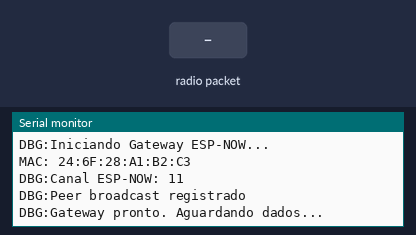
This sketch was run on a simulated ESP32-S3. Parts: the last lines printed to the serial monitor. The inputs (shaded band) are chosen by the test bench.

Above: at 1.7 s.
1.8 s: radio packet "CMD:" arrives
At 3.0 s:
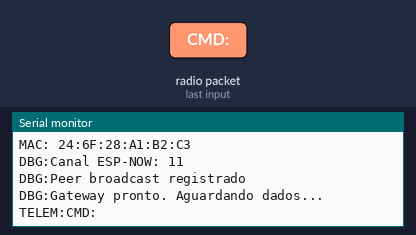
3.3 s: radio packet "1" arrives
At 4.3 s:
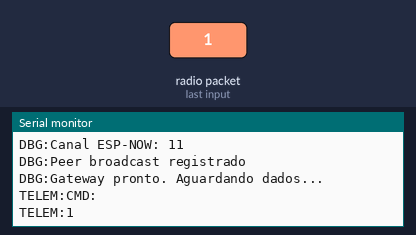

Measured:
- after the input at 1.8 s, the serial monitor: prints a new line at once (image 1)
- after the input at 3.3 s, the serial monitor: prints a new line at once (image 2)

The sketch:

gateway_espnow.ino
```cpp
// =========================================================================
// GATEWAY ESP-NOW — ESP32 (placa auxiliar)
// Ponte bidirecional: ESP-NOW (robô) <-> Serial USB (PC)
// =========================================================================
// INSTRUÇÕES DE USO:
// 1. Grave este firmware em um ESP32 auxiliar via Arduino IDE.
//    Placa: "ESP32 Dev Module".
//    O gateway VALIDADO foi um ESP-WROOM-32 classico (fqbn esp32:esp32:esp32).
//    O ESP32-S3 era o plano original, mas a placa apresentou defeito e nao
//    chegou a ser usado. O codigo e' de placa generica e roda em qualquer
//    ESP32 (classico, S3, C3...).
//    Selecione a porta USB correta.
// 2. Após a gravação, abra o Monitor Serial (115200 baud) e anote o MAC
//    impresso na inicialização. Ex: "MAC: AA:BB:CC:DD:EE:FF"
// 3. Cole o MAC no firmware V4 do robô em config.h:
//    #define ESPNOW_GATEWAY_MAC {0xAA, 0xBB, 0xCC, 0xDD, 0xEE, 0xFF}
// 4. Conecte o gateway ao PC via USB. Rode o Python logger apontando
//    para a porta COM deste gateway.
// =========================================================================
//
// PROTOCOLO SERIAL (PC <-> Gateway):
//   PC -> Gateway: "CMD:<payload>\n"   (ex: "CMD:start\n")
//   Gateway -> PC: "TELEM:{json}\n"   (telemetria recebida do robô)
//   Gateway -> PC: "MAC: XX:XX:...\n" (endereço MAC no boot)
//   Gateway -> PC: "DBG:<msg>\n"      (mensagens de debug)
//
// CANAL ESP-NOW: 11 (definido por ESPNOW_CHANNEL; o robô usa o canal associado)
// =========================================================================

#include <WiFi.h>
#include <esp_now.h>
#include <esp_wifi.h>

// -------------------------------------------------------------------------
// Configurações
// -------------------------------------------------------------------------
#define SERIAL_BAUD       115200
// Canal Wi-Fi do enlace ESP-NOW (1-13).
// DEVE coincidir com o canal da interface do robô. Como o robô fica associado
// ao AP, o canal efetivo dele é o do AP. Se o canal divergir, o envio falha com
// "Peer channel is not equal to the home channel, send fail!".
// Ajuste para o canal do seu AP (o firmware do robô imprime o canal real no boot,
// na linha "[ESPNOW] Canal atual da interface: N").
#define ESPNOW_CHANNEL    11
#define MAX_PAYLOAD       250        // Limite ESP-NOW em bytes

// MAC broadcast — envia para todos os dispositivos ESP-NOW na rede
static uint8_t broadcastMAC[6] = {0xFF, 0xFF, 0xFF, 0xFF, 0xFF, 0xFF};

// Buffer para leitura serial
static String serialBuffer = "";

// -------------------------------------------------------------------------
// Callback: dados recebidos via ESP-NOW (do robô -> gateway)
// Compatível com ESP-IDF v4 (Arduino ESP32 core 2.x) e v5 (core 3.x)
// -------------------------------------------------------------------------
#if defined(ESP_IDF_VERSION_MAJOR) && ESP_IDF_VERSION_MAJOR >= 5
void OnDataRecv(const esp_now_recv_info_t* info, const uint8_t* data, int len) {
#else
void OnDataRecv(const uint8_t* mac_addr, const uint8_t* data, int len) {
#endif
    // Converte o payload de bytes para string (JSON)
    // O robô envia texto JSON terminado em '\0' ou preenchido com zeros
    char buf[MAX_PAYLOAD + 1];
    int copyLen = (len < MAX_PAYLOAD) ? len : MAX_PAYLOAD;
    memcpy(buf, data, copyLen);
    buf[copyLen] = '\0';

    // Remove zeros e espaços à direita (padding do struct)
    int end = copyLen - 1;
    while (end >= 0 && (buf[end] == '\0' || buf[end] == ' ')) {
        end--;
    }
    buf[end + 1] = '\0';

    // Encaminha ao PC via Serial no formato "TELEM:{json}"
    Serial.printf("TELEM:%s\n", buf);
}

// -------------------------------------------------------------------------
// Callback: confirmação de envio ESP-NOW (gateway -> robô)
// A assinatura mudou no ESP-IDF v5 (core 3.x): de (mac, status) para
// (tx_info, status).
// -------------------------------------------------------------------------
#if defined(ESP_IDF_VERSION_MAJOR) && ESP_IDF_VERSION_MAJOR >= 5
void OnDataSent(const wifi_tx_info_t* tx_info, esp_now_send_status_t status) {
#else
void OnDataSent(const uint8_t* mac_addr, esp_now_send_status_t status) {
#endif
    if (status == ESP_NOW_SEND_SUCCESS) {
        Serial.println("DBG:CMD enviado com sucesso");
    } else {
        Serial.println("DBG:ERRO ao enviar CMD via ESP-NOW");
    }
}

// -------------------------------------------------------------------------
// setup()
// -------------------------------------------------------------------------
void setup() {
    Serial.begin(SERIAL_BAUD);
    delay(500);

    Serial.println("DBG:Iniciando Gateway ESP-NOW...");

    // Inicializa Wi-Fi em modo estação (STA), sem conectar a nenhuma rede
    // ESP-NOW opera no canal Wi-Fi mesmo sem conexão
    WiFi.mode(WIFI_STA);
    WiFi.disconnect();  // Garante que não está tentando conectar a nada

    // O canal Wi-Fi do enlace. Tem que coincidir com o canal da interface do
    // robô (que, associado ao AP, é o canal do AP).
    esp_wifi_set_channel(ESPNOW_CHANNEL, WIFI_SECOND_CHAN_NONE);

    // Obtém o MAC DEPOIS do modo Wi-Fi estar ativo; antes disso o driver
    // retorna 00:00:00:00:00:00.
    uint8_t mac[6] = {0};
    esp_wifi_get_mac(WIFI_IF_STA, mac);
    Serial.printf("MAC: %02X:%02X:%02X:%02X:%02X:%02X\r\n",
                  mac[0], mac[1], mac[2], mac[3], mac[4], mac[5]);
    Serial.printf("DBG:Canal ESP-NOW: %d\r\n", ESPNOW_CHANNEL);

    // Inicializa ESP-NOW
    if (esp_now_init() != ESP_OK) {
        Serial.println("DBG:ERRO ao inicializar ESP-NOW! Reiniciando...");
        delay(2000);
        ESP.restart();
    }

    // Registra callbacks
    esp_now_register_recv_cb(OnDataRecv);
    esp_now_register_send_cb(OnDataSent);

    // Registra peer broadcast (FF:FF:FF:FF:FF:FF)
    // Isso permite enviar comandos para qualquer dispositivo ESP-NOW no canal
    esp_now_peer_info_t peerInfo = {};
    memcpy(peerInfo.peer_addr, broadcastMAC, 6);
    peerInfo.channel  = ESPNOW_CHANNEL;
    peerInfo.encrypt  = false;
    peerInfo.ifidx    = WIFI_IF_STA;

    if (esp_now_add_peer(&peerInfo) != ESP_OK) {
        Serial.println("DBG:ERRO ao registrar peer broadcast");
    } else {
        Serial.println("DBG:Peer broadcast registrado");
    }

    Serial.println("DBG:Gateway pronto. Aguardando dados...");
}

// -------------------------------------------------------------------------
// loop()
// -------------------------------------------------------------------------
void loop() {
    // Lê linha da Serial (do PC para o gateway)
    // Formato esperado: "CMD:<payload>\n"
    while (Serial.available()) {
        char c = (char)Serial.read();

        if (c == '\n') {
            // Linha completa recebida
            serialBuffer.trim();

            if (serialBuffer.startsWith("CMD:")) {
                // Extrai o payload (tudo após "CMD:")
                String payload = serialBuffer.substring(4);
                payload.trim();

                if (payload.length() > 0 && payload.length() <= MAX_PAYLOAD) {
                    // Envia via ESP-NOW broadcast ao robô
                    esp_err_t result = esp_now_send(
                        broadcastMAC,
                        (const uint8_t*)payload.c_str(),
                        payload.length() + 1  // +1 para incluir '\0'
                    );

                    if (result != ESP_OK) {
                        Serial.printf("DBG:Erro esp_now_send: %d\n", result);
                    }
                } else if (payload.length() > MAX_PAYLOAD) {
                    Serial.println("DBG:ERRO: payload muito longo (>250 bytes)");
                }
            }
            // Ignora linhas que não começam com "CMD:"

            serialBuffer = "";  // Limpa buffer para próxima linha
        } else if (c == '\r') {
            // Ignora carriage return
        } else {
            // Acumula caractere no buffer
            if (serialBuffer.length() < MAX_PAYLOAD + 10) {
                serialBuffer += c;
            }
        }
    }

    // Pequeno yield para não bloquear o watchdog
    yield();
}
```
